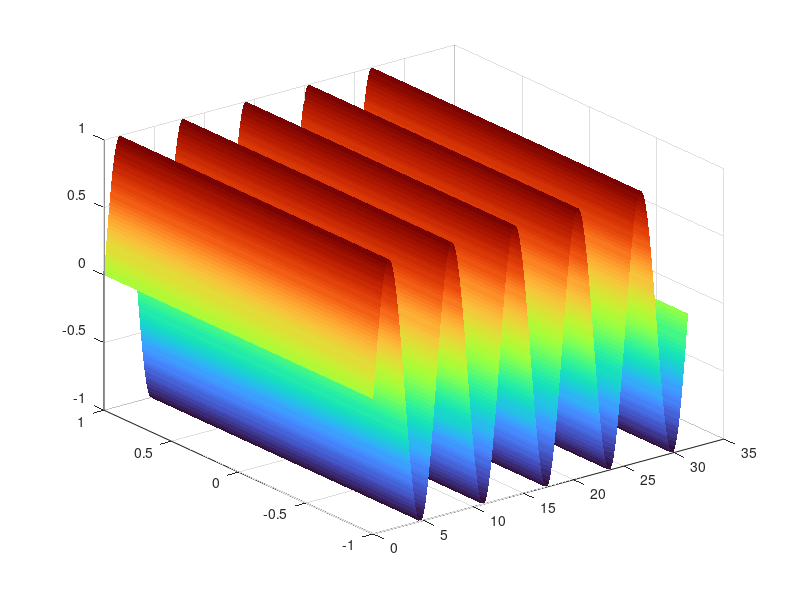

The MATLAB script that drew this image:
clear all;
close all;
clc;

x = linspace (0,10*pi,1000);

y = cos(x);
z = sin(x);
z = meshgrid(sin(x),cos (x));

figure ('Name','3D ploting');
surf(x,y,z);
shading flat;
colormap turbo;

savefig('Practice 01 3D ploting');